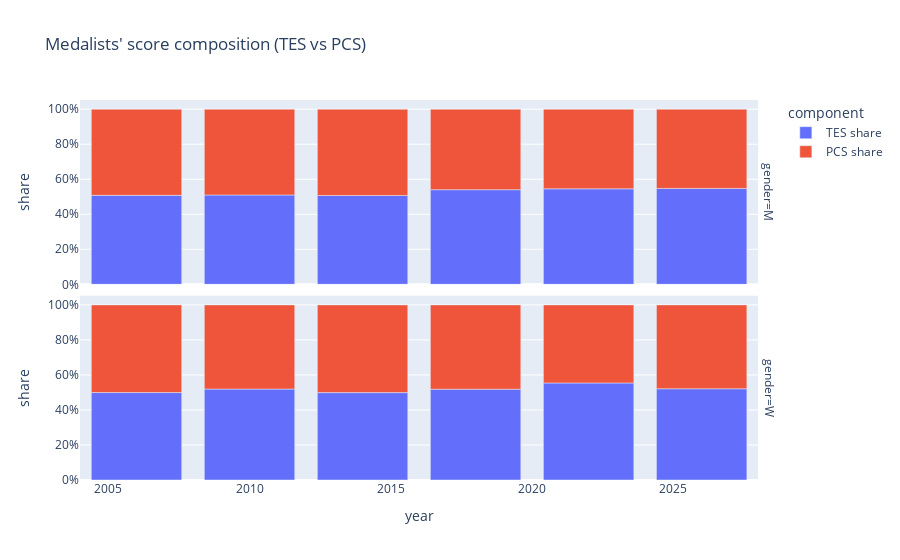

Write notebook code for a chart like this one.
### Markdown cell above
---
## 8) Medal recipe: How much of a medalist’s score is TES vs PCS?

For each Olympic year and gender, we compute the average share of:

- TES_total
- PCS_total

among medalists.

This makes the “recipe for a medal” easy to understand.

---

### Code cell
med = medalists.dropna(subset=["tes_total","pcs_total"]).copy()
med["tes_share"] = med["tes_total"] / (med["tes_total"] + med["pcs_total"])
med["pcs_share"] = 1 - med["tes_share"]

recipe = med.groupby(["year","gender"], as_index=False)[["tes_share","pcs_share"]].mean()

# Convert to long for stacked bar
recipe_long = recipe.melt(id_vars=["year","gender"], value_vars=["tes_share","pcs_share"],
                          var_name="component", value_name="share")

recipe_long["component"] = recipe_long["component"].map({"tes_share":"TES share", "pcs_share":"PCS share"})

fig = px.bar(
    recipe_long,
    x="year",
    y="share",
    color="component",
    facet_row="gender",
    title="Medalists' score composition (TES vs PCS)"
)
fig.update_yaxes(tickformat=".0%")
fig.show()

### Figure 1 — Plotly figure (JSON) as saved in the notebook; plotly's stock layout.template omitted (floating-point values rounded to 4 significant figures)
{"data": [{"hovertemplate": "component=TES share<br>gender=M<br>year=%{x}<br>share=%{y}<extra></extra>", "legendgroup": "TES share", "marker": {"color": "#636efa", "pattern": {"shape": ""}}, "name": "TES share", "orientation": "v", "showlegend": true, "textposition": "auto", "type": "bar", "x": [2006, 2010, 2014, 2018, 2022, 2026], "xaxis": "x2", "y": [0.508, 0.5102, 0.5072, 0.5404, 0.5455, 0.5476], "yaxis": "y2"}, {"hovertemplate": "component=TES share<br>gender=W<br>year=%{x}<br>share=%{y}<extra></extra>", "legendgroup": "TES share", "marker": {"color": "#636efa", "pattern": {"shape": ""}}, "name": "TES share", "orientation": "v", "showlegend": false, "textposition": "auto", "type": "bar", "x": [2006, 2010, 2014, 2018, 2022, 2026], "xaxis": "x", "y": [0.4995, 0.5194, 0.4991, 0.5185, 0.5542, 0.5212], "yaxis": "y"}, {"hovertemplate": "component=PCS share<br>gender=M<br>year=%{x}<br>share=%{y}<extra></extra>", "legendgroup": "PCS share", "marker": {"color": "#EF553B", "pattern": {"shape": ""}}, "name": "PCS share", "orientation": "v", "showlegend": true, "textposition": "auto", "type": "bar", "x": [2006, 2010, 2014, 2018, 2022, 2026], "xaxis": "x2", "y": [0.492, 0.4898, 0.4928, 0.4596, 0.4545, 0.4524], "yaxis": "y2"}, {"hovertemplate": "component=PCS share<br>gender=W<br>year=%{x}<br>share=%{y}<extra></extra>", "legendgroup": "PCS share", "marker": {"color": "#EF553B", "pattern": {"shape": ""}}, "name": "PCS share", "orientation": "v", "showlegend": false, "textposition": "auto", "type": "bar", "x": [2006, 2010, 2014, 2018, 2022, 2026], "xaxis": "x", "y": [0.5005, 0.4806, 0.5009, 0.4815, 0.4458, 0.4788], "yaxis": "y"}], "layout": {"annotations": [{"font": {}, "showarrow": false, "text": "gender=W", "textangle": 90, "x": 0.98, "xanchor": "left", "xref": "paper", "y": 0.2425, "yanchor": "middle", "yref": "paper"}, {"font": {}, "showarrow": false, "text": "gender=M", "textangle": 90, "x": 0.98, "xanchor": "left", "xref": "paper", "y": 0.7575, "yanchor": "middle", "yref": "paper"}], "barmode": "relative", "legend": {"title": {"text": "component"}, "tracegroupgap": 0}, "title": {"text": "Medalists' score composition (TES vs PCS)"}, "xaxis": {"anchor": "y", "domain": [0, 0.98], "title": {"text": "year"}}, "xaxis2": {"anchor": "y2", "domain": [0, 0.98], "matches": "x", "showticklabels": false}, "yaxis": {"anchor": "x", "domain": [0, 0.485], "tickformat": ".0%", "title": {"text": "share"}}, "yaxis2": {"anchor": "x2", "domain": [0.515, 1], "matches": "y", "tickformat": ".0%", "title": {"text": "share"}}}}
